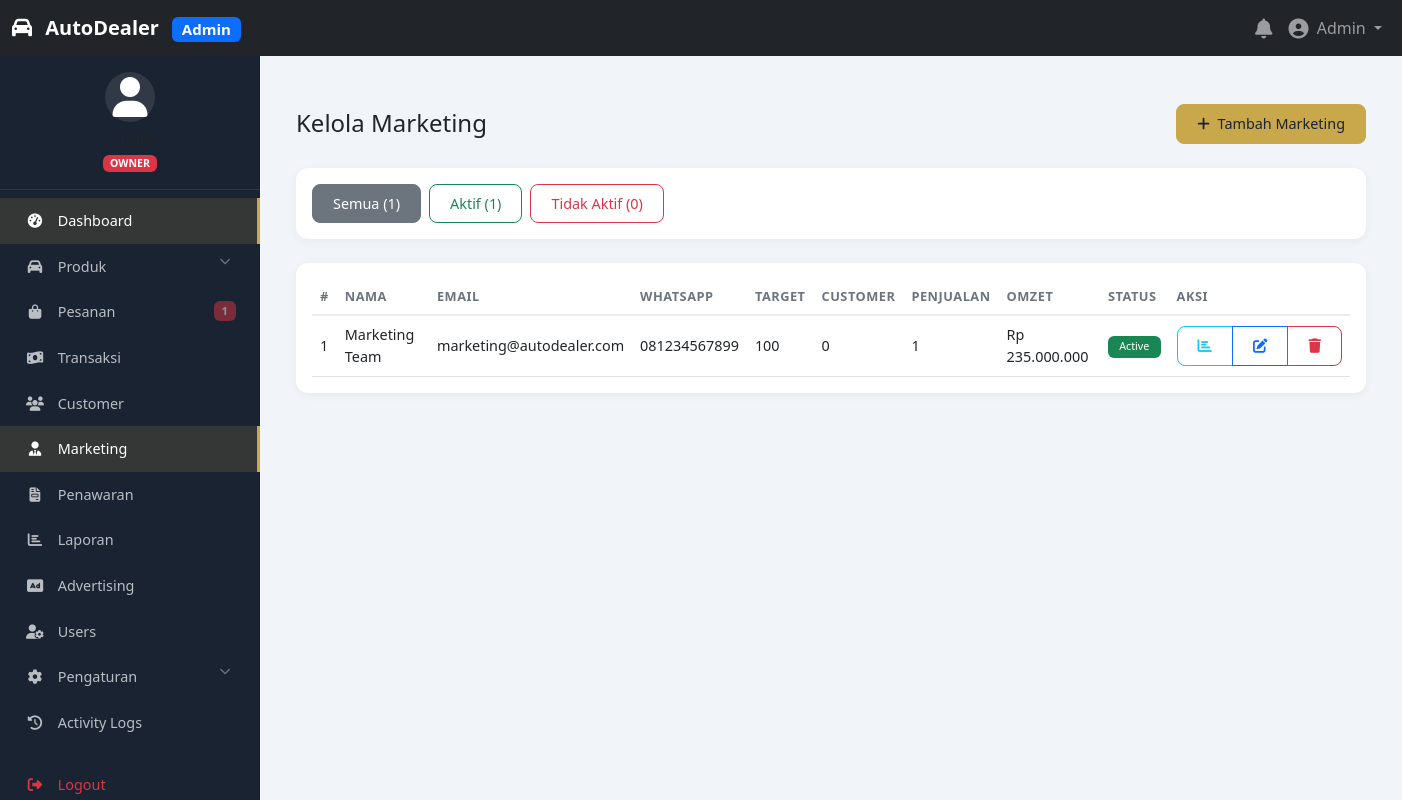
Screenshot of /admin/marketing/index.php (signed in) with the database file from the repository.
### tables this page shows
CREATE TABLE IF NOT EXISTS users (
    id INT PRIMARY KEY AUTO_INCREMENT,
    username VARCHAR(50) UNIQUE DEFAULT NULL,
    email VARCHAR(100) UNIQUE NOT NULL,
    password VARCHAR(255) NOT NULL,
    first_name VARCHAR(50) DEFAULT NULL,
    last_name VARCHAR(50) DEFAULT NULL,
    phone VARCHAR(20) DEFAULT NULL,
    avatar VARCHAR(255) DEFAULT NULL,
    role ENUM('owner', 'supervisor', 'marketing', 'customer') DEFAULT 'customer',
    status ENUM('active', 'inactive', 'suspended') DEFAULT 'active',
    last_login DATETIME DEFAULT NULL,
    remember_token VARCHAR(255) DEFAULT NULL,
    created_at TIMESTAMP DEFAULT CURRENT_TIMESTAMP,
    updated_at TIMESTAMP DEFAULT CURRENT_TIMESTAMP ON UPDATE CURRENT_TIMESTAMP,
    INDEX idx_email (email),
    INDEX idx_username (username),
    INDEX idx_role (role),
    INDEX idx_status (status)
);

CREATE TABLE IF NOT EXISTS marketing (
    id INT PRIMARY KEY AUTO_INCREMENT,
    user_id INT NOT NULL,
    full_name VARCHAR(100) NOT NULL,
    email VARCHAR(100) UNIQUE NOT NULL,
    phone VARCHAR(20) DEFAULT NULL,
    target_sales INT DEFAULT 0,
    commission_rate DECIMAL(5,2) DEFAULT 0,
    status ENUM('active', 'inactive') DEFAULT 'active',
    created_at TIMESTAMP DEFAULT CURRENT_TIMESTAMP,
    updated_at TIMESTAMP DEFAULT CURRENT_TIMESTAMP ON UPDATE CURRENT_TIMESTAMP,
    FOREIGN KEY (user_id) REFERENCES users(id) ON DELETE CASCADE,
    INDEX idx_email (email),
    INDEX idx_status (status)
);

### config/database.php (called while the page is built, shortened)
<?php
class Database {
    private static $instance = null;
    private $connection;
    private function __construct() {
        try {
            $dsn = "mysql:host=" . DB_HOST . ";dbname=" . DB_NAME . ";charset=utf8mb4";
            $this->connection = new PDO($dsn, DB_USER, DB_PASS, [
                PDO::ATTR_ERRMODE => PDO::ERRMODE_EXCEPTION,
                PDO::ATTR_DEFAULT_FETCH_MODE => PDO::FETCH_ASSOC,
                PDO::ATTR_EMULATE_PREPARES => false,
                PDO::MYSQL_ATTR_INIT_COMMAND => "SET NAMES utf8mb4"
            ]);
        } catch (PDOException $e) {
            error_log("Database connection failed: " . $e->getMessage());
            die("Database connection failed. Please check your configuration.");
        }
    }
    public static function getInstance() {
        if (self::$instance === null) {
            self::$instance = new self();
        }
        return self::$instance;
    }
    public function prepare($sql) {
        return $this->connection->prepare($sql);
    }
    public function query($sql) {
        return $this->connection->query($sql);
    }
}
?>

### includes/auth.php (called while the page is built, shortened)
<?php
require_once __DIR__ . '/../config/database.php';
class Auth {
    private $db;
    private $user = null;
    public function __construct() {
        $this->db = Database::getInstance();
    }
    public function isLoggedIn() {
        return isset($_SESSION['user_id']);
    }
    public function getCurrentUser() {
        if ($this->user === null && $this->isLoggedIn()) {
            $stmt = $this->db->prepare("SELECT * FROM users WHERE id = ?");
            $stmt->execute([$_SESSION['user_id']]);
            $this->user = $stmt->fetch();
        }
        return $this->user;
    }
    public function hasRole($role) {
        $user = $this->getCurrentUser();
        if (is_array($role)) {
            return in_array($user['role'], $role);
        }
        return $user['role'] === $role;
    }
    public function requireRole($role) {
        if (!$this->hasRole($role)) {
            header('HTTP/1.0 403 Forbidden');
            include BASE_PATH . '/403.php';
            exit;
        }
    }
}
$auth = new Auth();
?>

### includes/functions.php (called while the page is built, shortened)
<?php
function escape($input) {
    return htmlspecialchars($input, ENT_QUOTES, 'UTF-8');
}
function formatCurrency($amount) {
    $settings = getWebsiteSettings();
    $currency = $settings['currency'] ?? 'Rp';
    return $currency . ' ' . number_format($amount, 0, ',', '.');
}
function getWebsiteSettings() {
    static $settings = null;
    if ($settings === null) {
        $db = Database::getInstance();
        $stmt = $db->prepare("SELECT setting_key, setting_value FROM website_settings");
        $stmt->execute();
        $rows = $stmt->fetchAll();
        $settings = [];
        foreach ($rows as $row) {
            $settings[$row['setting_key']] = $row['setting_value'];
        }
    }
    return $settings;
}
?>

### admin/marketing/index.php (the view, shortened to what this page needs)
<?php
require_once '../../config/config.php';
require_once '../../includes/functions.php';
$auth->requireRole(['owner', 'supervisor']);
include '../includes/admin-header.php';
$db = Database::getInstance();
$stmt = $db->prepare("
    SELECT m.*,
           (SELECT COUNT(*) FROM customers WHERE marketing_id = m.id) as total_customers,
           (SELECT COUNT(*) FROM orders WHERE marketing_id = m.id AND status = 'completed') as total_sales,
           (SELECT SUM(final_amount) FROM orders WHERE marketing_id = m.id AND status = 'completed') as total_revenue
    FROM marketing m
    ORDER BY m.created_at DESC
");
$stmt->execute();
$marketings = $stmt->fetchAll();
$stmt = $db->query("SELECT status, COUNT(*) as count FROM marketing GROUP BY status");
$statusCounts = [];
while ($row = $stmt->fetch()) {
    $statusCounts[$row['status']] = $row['count'];
}
?>
<div class="d-flex justify-content-between align-items-center mb-4">
    <h4 class="mb-0">Kelola Marketing</h4>
    <a href="create.php" class="btn btn-primary">
        <i class="fas fa-plus me-1"></i> Tambah Marketing
    </a>
</div>
<div class="card mb-4">
    <div class="card-body">
        <div class="d-flex flex-wrap gap-2">
            <a href="?status=" class="btn btn-outline-secondary <?= empty($status) ? 'active' : '' ?>">
                Semua (<?= array_sum($statusCounts) ?>)
            </a>
            <a href="?status=active" class="btn btn-outline-success <?= $status == 'active' ? 'active' : '' ?>">
                Aktif (<?= $statusCounts['active'] ?? 0 ?>)
            </a>
            <a href="?status=inactive" class="btn btn-outline-danger <?= $status == 'inactive' ? 'active' : '' ?>">
                Tidak Aktif (<?= $statusCounts['inactive'] ?? 0 ?>)
            </a>
        </div>
    </div>
</div>
<div class="card">
    <div class="card-body">
        <div class="table-responsive">
            <table class="table table-hover">
                <thead>
                    <tr>
                        <th>#</th>
                        <th>Nama</th>
                        <th>Email</th>
                        <th>WhatsApp</th>
                        <th>Target</th>
                        <th>Customer</th>
                        <th>Penjualan</th>
                        <th>Omzet</th>
                        <th>Status</th>
                        <th>Aksi</th>
                    </tr>
                </thead>
                <tbody>
                    <?php if (empty($marketings)): ?>
                        <tr>
                            <td colspan="10" class="text-center">Belum ada marketing</td>
                        </tr>
                    <?php else: ?>
                        <?php foreach ($marketings as $index => $m): ?>
                            <tr>
                                <td><?= $index + 1 ?></td>
                                <td><?= escape($m['full_name']) ?></td>
                                <td><?= escape($m['email']) ?></td>
                                <td><?= escape($m['phone'] ?? '-') ?></td>
                                <td><?= number_format($m['target_sales'] ?? 0) ?></td>
                                <td><?= number_format($m['total_customers'] ?? 0) ?></td>
                                <td><?= number_format($m['total_sales'] ?? 0) ?></td>
                                <td><?= formatCurrency($m['total_revenue'] ?? 0) ?></td>
                                <td>
                                    <span class="badge bg-<?= $m['status'] == 'active' ? 'success' : 'danger' ?>">
                                        <?= ucfirst($m['status']) ?>
                                    </span>
                                </td>
                                <td>
                                    <div class="btn-group btn-group-sm">
                                        <a href="dashboard.php?id=<?= $m['id'] ?>" class="btn btn-outline-info">
                                            <i class="fas fa-chart-bar"></i>
                                        </a>
                                        <a href="edit.php?id=<?= $m['id'] ?>" class="btn btn-outline-primary">
                                            <i class="fas fa-edit"></i>
                                        </a>
                                        <?php if ($auth->hasRole('owner')): ?>
                                            <button class="btn btn-outline-danger" onclick="confirmDelete(<?= $m['id'] ?>)">
                                                <i class="fas fa-trash"></i>
                                            </button>
                                        <?php endif; ?>
                                    </div>
                                </td>
                            </tr>
                        <?php endforeach; ?>
                    <?php endif; ?>
                </tbody>
            </table>
        </div>
    </div>
</div>
<?php include '../includes/admin-footer.php'; ?>

### admin/includes/admin-header.php (shortened to what this page needs)
<?php
require_once dirname(__DIR__, 2) . '/config/config.php';
require_once dirname(__DIR__, 2) . '/includes/functions.php';
$user = $auth->getCurrentUser();
?>
<!DOCTYPE html>
<html lang="id">
<head>
    <link href="https://cdn.jsdelivr.net/npm/bootstrap@5.3.0/dist/css/bootstrap.min.css" rel="stylesheet">
    <link rel="stylesheet" href="https://cdnjs.cloudflare.com/ajax/libs/font-awesome/6.5.0/css/all.min.css">
    <link rel="stylesheet" href="<?= ASSETS_URL ?>css/admin.css?v=<?= time() ?>">
    <link rel="stylesheet" href="<?= ASSETS_URL ?>css/responsive.css?v=<?= time() ?>">
</head>
<body>
    <nav class="navbar navbar-expand-lg navbar-dark bg-dark fixed-top">
        <div class="container-fluid">
            <a class="navbar-brand" href="<?= ADMIN_URL ?>">
                <i class="fas fa-car me-2"></i>
                <span class="fw-bold">AutoDealer</span>
                <span class="badge bg-primary ms-2">Admin</span>
            </a>
            <div class="collapse navbar-collapse" id="adminNavbar">
                <ul class="navbar-nav ms-auto align-items-center">
                    <li class="nav-item dropdown">
                        <a class="nav-link position-relative" href="#" data-bs-toggle="dropdown">
                            <i class="fas fa-bell fa-lg"></i>
                        </a>
                    </li>
                    <li class="nav-item dropdown">
                        <a class="nav-link dropdown-toggle" href="#" data-bs-toggle="dropdown">
                            <i class="fas fa-user-circle fa-lg me-1"></i>
                            <?= escape($user['first_name'] ?? $user['username'] ?? 'User') ?>
                        </a>
                    </li>
                </ul>
            </div>
        </div>
    </nav>
    <div class="admin-wrapper">
        <?php include 'admin-sidebar.php'; ?>
        <div class="admin-content">
            <div class="container-fluid py-4">

### admin/includes/admin-sidebar.php (shortened to what this page needs)
<?php
$user = $auth->getCurrentUser();
$role = $user['role'];
$currentPage = basename($_SERVER['PHP_SELF']);
$currentDir = basename(dirname($_SERVER['PHP_SELF']));
function isActive($page, $dir = '') {
    global $currentPage, $currentDir;
    if ($dir) {
        return $currentDir == $dir ? 'active' : '';
    }
    return $currentPage == $page ? 'active' : '';
}
function isActiveParent($dirs) {
    global $currentDir;
    return in_array($currentDir, $dirs) ? 'active' : '';
}
?>
<nav class="admin-sidebar">
    <div class="sidebar-user text-center py-3">
        <div class="avatar-circle mx-auto mb-2">
            <?php if (!empty($user['avatar'])): ?>
                <img src="<?= UPLOADS_URL . 'users/' . $user['avatar'] ?>" alt="Avatar" class="rounded-circle" width="50">
            <?php else: ?>
                <i class="fas fa-user fa-2x"></i>
            <?php endif; ?>
        </div>
        <h6 class="mb-0"><?= escape($user['first_name'] ?? $user['username'] ?? 'User') ?></h6>
        <small class="text-muted">
            <span class="badge bg-<?= $role == 'owner' ? 'danger' : ($role == 'supervisor' ? 'warning' : 'info') ?>">
                <?= strtoupper($role) ?>
            </span>
        </small>
    </div>
    <ul class="nav nav-pills flex-column">
        <li class="nav-item">
            <a class="nav-link <?= isActive('index.php', '') ?>" href="<?= ADMIN_URL ?>">
                <i class="fas fa-tachometer-alt me-2"></i> Dashboard
            </a>
        </li>
        <li class="nav-item">
            <a class="nav-link <?= isActiveParent(['products']) ?>" href="#productsMenu" data-bs-toggle="collapse">
                <i class="fas fa-car me-2"></i> Produk
                <i class="fas fa-chevron-down float-end"></i>
            </a>
        </li>
        <li class="nav-item">
            <a class="nav-link <?= isActiveParent(['orders']) ?>" href="<?= ADMIN_URL ?>orders/">
                <i class="fas fa-shopping-bag me-2"></i> Pesanan
                <?php
                $db = Database::getInstance();
                $stmt = $db->query("SELECT COUNT(*) as count FROM orders WHERE status = 'pending'");
                $pending = $stmt->fetch()['count'] ?? 0;
                if ($pending > 0):
                ?>
                <span class="badge bg-danger float-end"><?= $pending ?></span>
                <?php endif; ?>
            </a>
        </li>
        <li class="nav-item">
            <a class="nav-link <?= isActiveParent(['transactions']) ?>" href="<?= ADMIN_URL ?>transactions/">
                <i class="fas fa-money-bill-wave me-2"></i> Transaksi
            </a>
        </li>
        <li class="nav-item">
            <a class="nav-link <?= isActiveParent(['customers']) ?>" href="<?= ADMIN_URL ?>customers/">
                <i class="fas fa-users me-2"></i> Customer
            </a>
        </li>
        <li class="nav-item">
            <a class="nav-link <?= isActiveParent(['marketing']) ?>" href="<?= ADMIN_URL ?>marketing/">
                <i class="fas fa-user-tie me-2"></i> Marketing
            </a>
        </li>
        <li class="nav-item">
            <a class="nav-link <?= isActiveParent(['offers']) ?>" href="<?= ADMIN_URL ?>offers/">
                <i class="fas fa-file-invoice me-2"></i> Penawaran
            </a>
        </li>
        <li class="nav-item">
            <a class="nav-link <?= isActive('index.php', 'reports') ?>" href="<?= ADMIN_URL ?>reports/">
                <i class="fas fa-chart-bar me-2"></i> Laporan
            </a>
        </li>
        <?php if ($role == 'owner'): ?>
            <li class="nav-item">
                <a class="nav-link <?= isActive('index.php', 'advertising') ?>" href="<?= ADMIN_URL ?>advertising/">
                    <i class="fas fa-ad me-2"></i> Advertising
                </a>
            </li>
            <li class="nav-item">
                <a class="nav-link <?= isActiveParent(['users']) ?>" href="<?= ADMIN_URL ?>users/">
                    <i class="fas fa-user-cog me-2"></i> Users
                </a>
            </li>
            <li class="nav-item">
                <a class="nav-link <?= isActiveParent(['settings']) ?>" href="#settingsMenu" data-bs-toggle="collapse">
                    <i class="fas fa-cog me-2"></i> Pengaturan
                    <i class="fas fa-chevron-down float-end"></i>
                </a>
            </li>
            <li class="nav-item">
                <a class="nav-link <?= isActive('index.php', 'logs') ?>" href="<?= ADMIN_URL ?>logs/">
                    <i class="fas fa-history me-2"></i> Activity Logs
                </a>
            </li>
        <?php endif; ?>
        <li class="nav-item mt-3">
            <a class="nav-link text-danger" href="<?= BASE_URL ?>logout.php">
                <i class="fas fa-sign-out-alt me-2"></i> Logout
            </a>
        </li>
    </ul>
</nav>

### rows the page displays
users: first_name "Admin", role "OWNER"
marketing: full_name "Marketing Team", email "marketing@autodealer.com", phone "081234567899", target_sales "100", total_customers "0", total_sales "1", total_revenue "Rp 235.000.000", status "Active"

### other values shown
$pending "1"
array_sum($statusCounts) "1"
$statusCounts['active'] "1"
$statusCounts['inactive'] "0"
